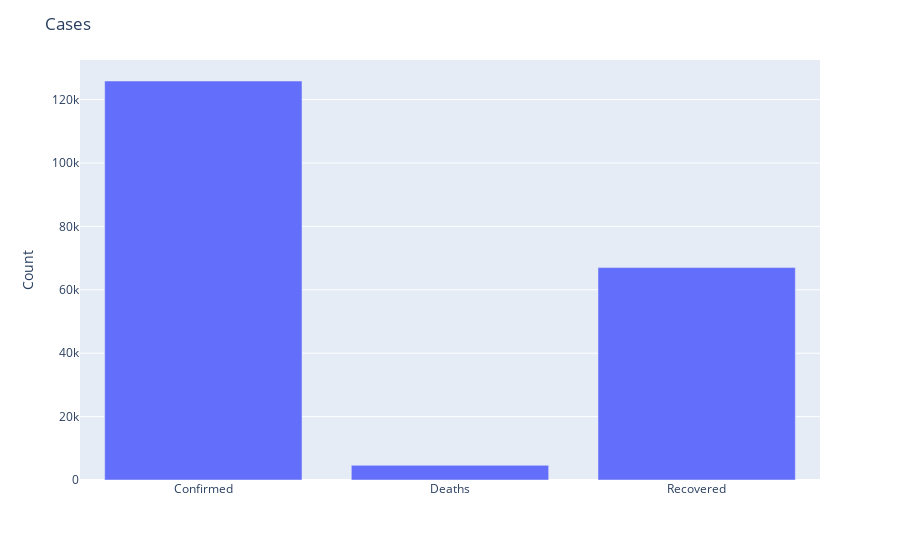

Notebook code cell kept with this figure:
### Code cell
# Confirmed cases, deaths and recovered

n = 49
category = ['Confirmed', 'Deaths', 'Recovered']
count = [c['Confirmed'][n], c['Deaths'][n], c['Recovered'][n]]
fig = px.bar(x =category, y =count)
fig.update_layout(
    title="Cases",
    xaxis_title=" ",
    yaxis_title="Count"
    )
fig.show()

### Figure 1 — Plotly figure (JSON) as saved in the notebook; plotly's stock layout.template omitted (floating-point values rounded to 4 significant figures)
{"data": [{"alignmentgroup": "True", "hoverlabel": {"namelength": 0}, "hovertemplate": "x=%{x}<br>y=%{y}", "legendgroup": "", "marker": {"color": "#636efa"}, "name": "", "offsetgroup": "", "orientation": "v", "showlegend": false, "textposition": "auto", "type": "bar", "x": ["Confirmed", "Deaths", "Recovered"], "xaxis": "x", "y": [125865, 4615, 67003], "yaxis": "y"}], "layout": {"barmode": "relative", "legend": {"tracegroupgap": 0}, "margin": {"t": 60}, "title": {"text": "Cases"}, "xaxis": {"anchor": "y", "domain": [0, 1], "title": {"text": " "}}, "yaxis": {"anchor": "x", "domain": [0, 1], "title": {"text": "Count"}}}}
